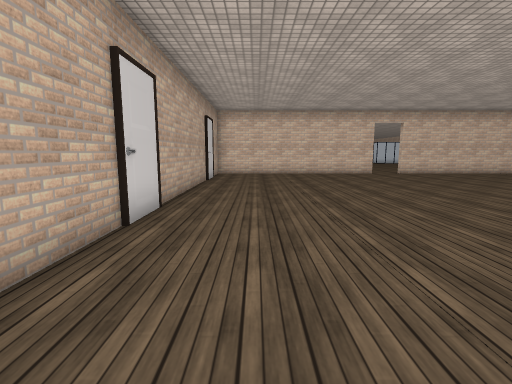
View 1 (above)

21 first-person views from a walk through a Unity game level. The camera is 1.2 m above the floor, tilts 8° down and sees 85° across. The floor is counted in squares, 1 m on a side. Each view is taken from the middle of a square. On the plan, view 1 faces up. The plan holds only what a view shows up to about 13 squares ahead; the rest is blank. The place goes on beyond the plan. The player character is not drawn. Door leaves are left out, so doorways stand open. Some surface patterns are stand-ins.

View 2
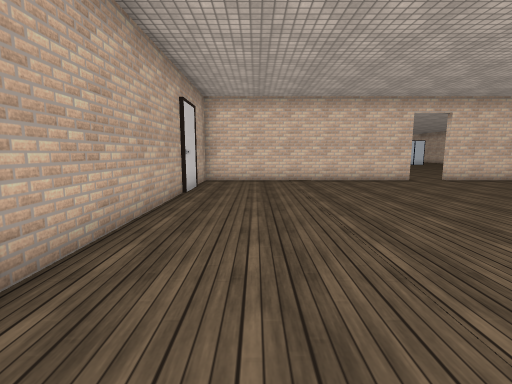

View 3
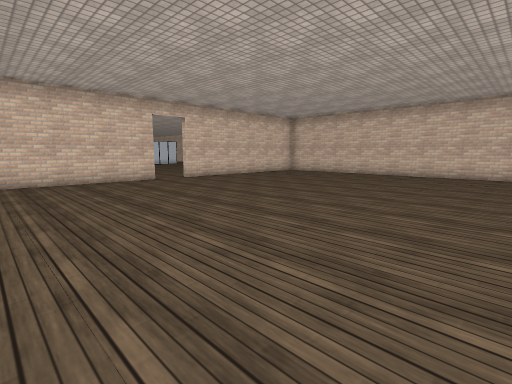

View 4
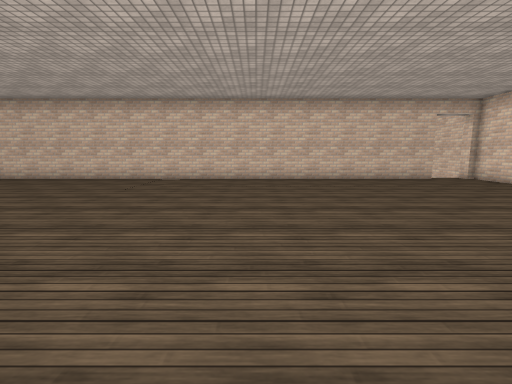

View 5
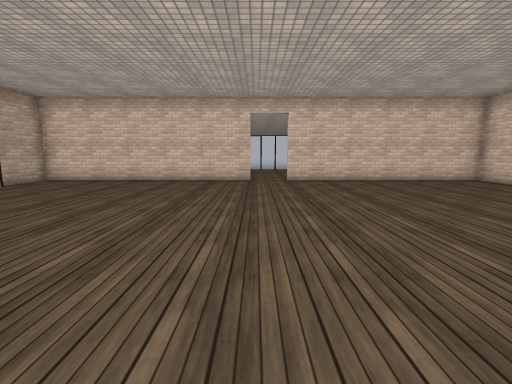

View 6
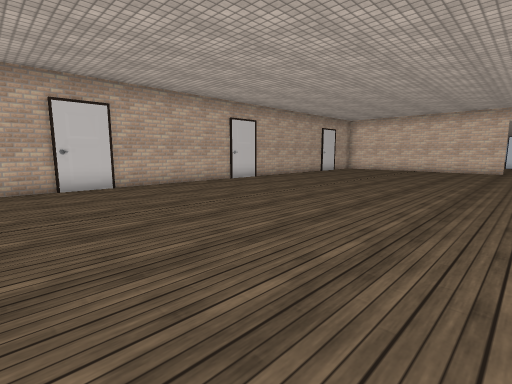

View 7
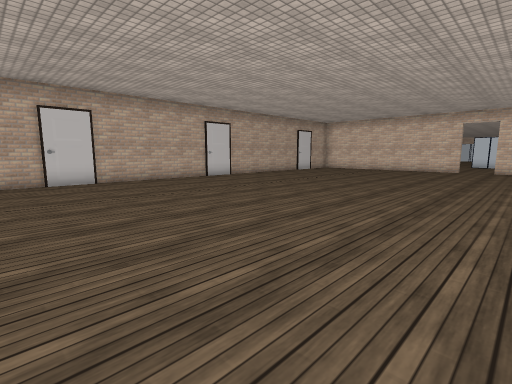

View 8
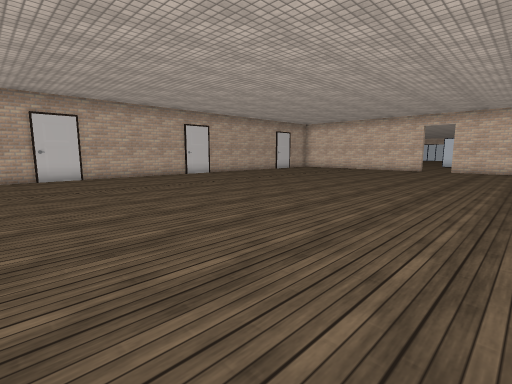

View 9
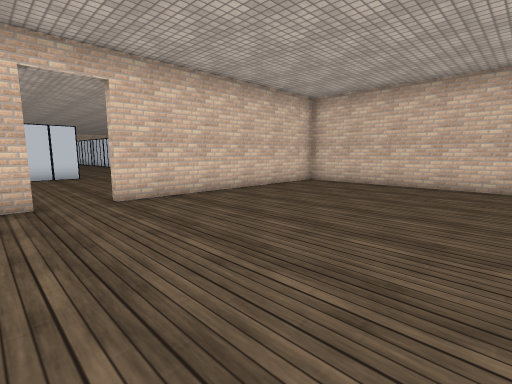

View 10
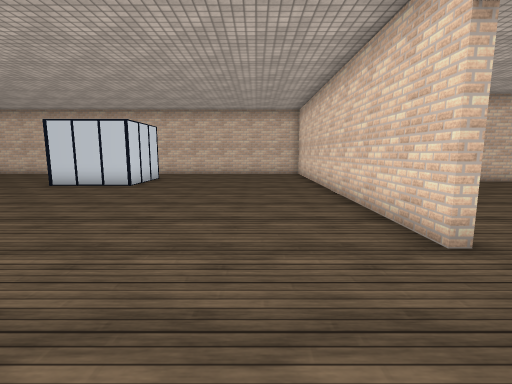

View 11
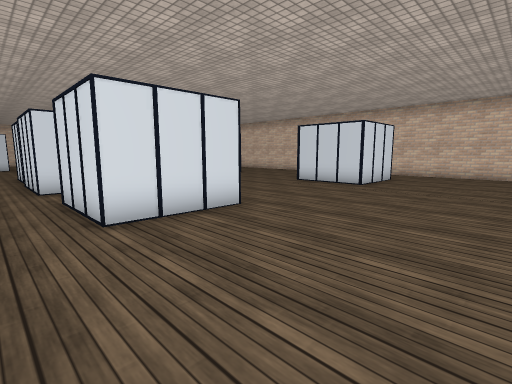

View 12
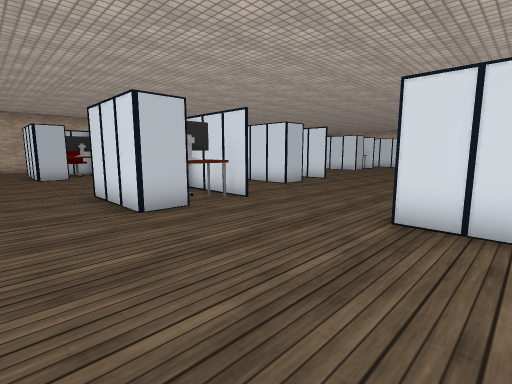

View 13
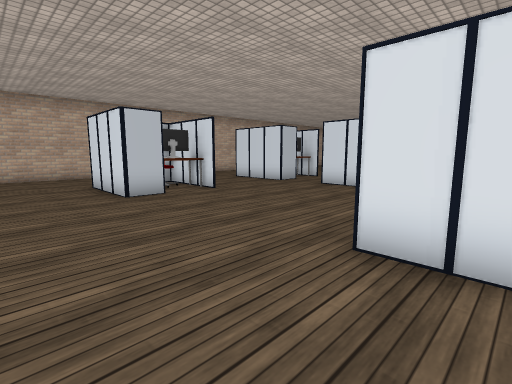

View 14
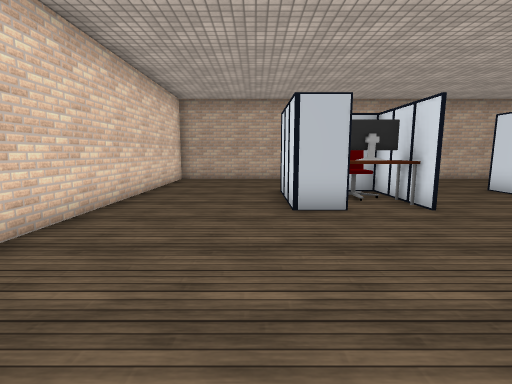

View 15
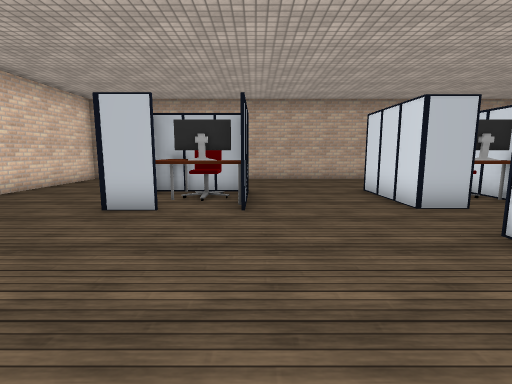

View 16
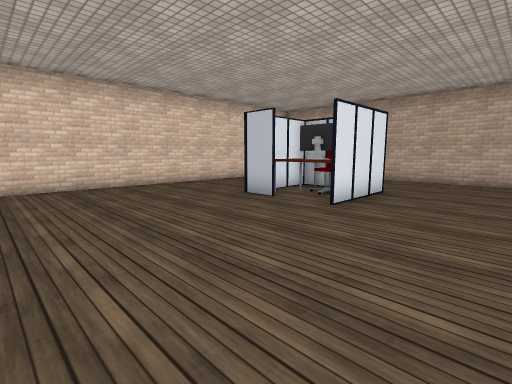

View 17
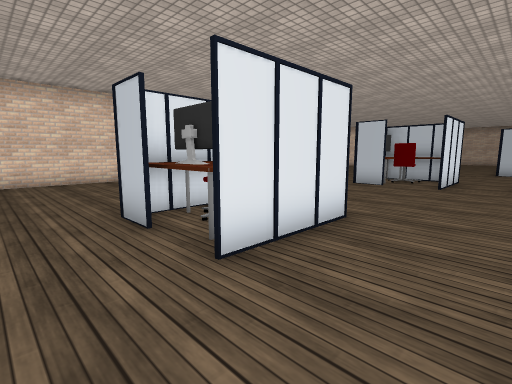

View 18
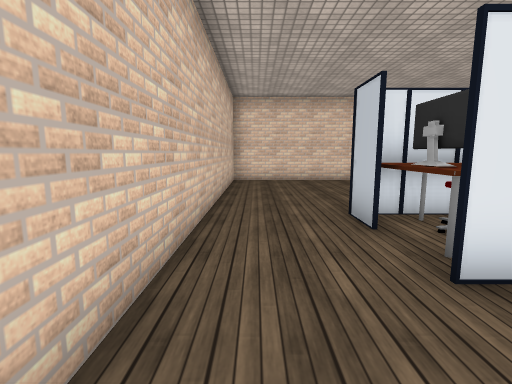

View 19
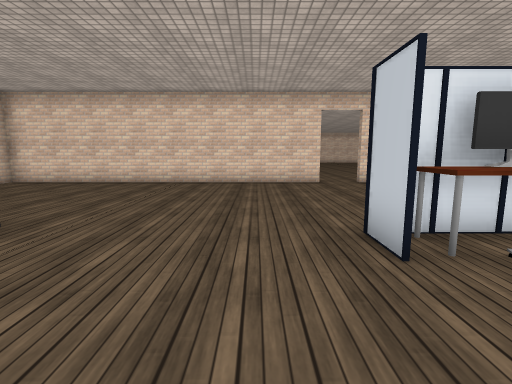

View 20
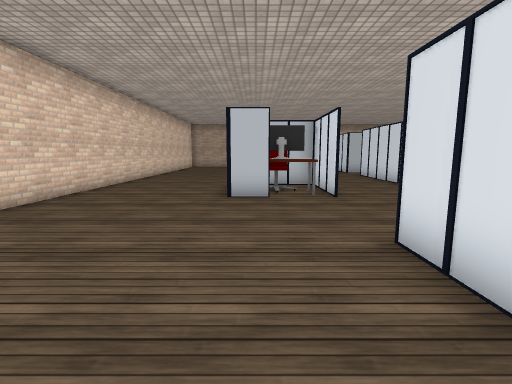

View 21
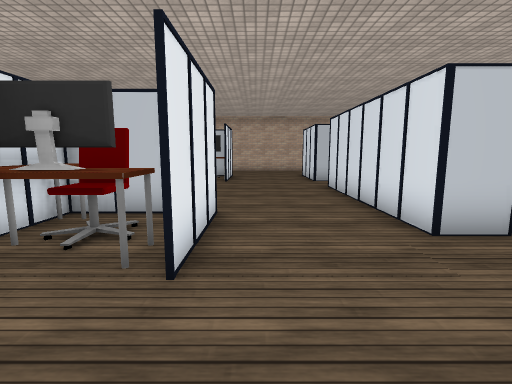

### Floor plan
Points are (right, up) in squares from view 1. A wall is a line through its corners. A room is listed if a view was taken in it or the views show most of it. See-through windows are left out.
Room 1 (views 1, 2, 3, 4, 5, 6, 7, 8, 9)
walls: (6.9, 16.3) (-2.2, 16.3) (-2.2, -3.6); (16.8, -4.1) (16.8, 16.3) (8.4, 16.3)
ways out: open door at (7, 16) to room 2; open door at (17, -4)
Room 2 (views 10, 11, 12, 13, 14, 15, 16, 17, 18, 19, 20, 21)
walls: (8.4, 16.6) (21, 16.6) (21, 28.1); (-13.8, 29.5) (-13.8, 16.6) (4.1, 16.6)
ways out: open door at (7, 16) to room 1
objects: other object (-10, 21); desk (-10, 22); other object (-10, 23) to (-9, 24); chair (-9, 22) to (-9, 23); desk (-8, 21) to (-7, 24); computer (-8, 22) to (-8, 23); computer (-8, 29); other object (-7, 29); other object (-5, 28) to (-5, 29); desk (0, 21) to (1, 22); other object (0, 23) to (1, 24); chair (1, 22) to (1, 23); computer (2, 22) to (2, 23); desk (2, 24); other object (6, 24); desk (6, 25); other object (6, 26) to (8, 27); computer (7, 24) to (8, 24); chair (7, 25) to (8, 25); desk (9, 24) to (9, 25); other object (15, 24) to (15, 25); desk (16, 24); other object (16, 25) to (17, 25); computer (17, 24) to (18, 25); desk (18, 24)

Positions as (right, up) in squares from view 1, and headings:
1: (0, 0), facing up
2: (0, 4), facing up
3: (1, 4), facing up-right
4: (4, 4), facing right
5: (7, 4), facing up
6: (8, -4), facing up-left
7: (10, -4), facing up-left
8: (12, -4), facing up-left
9: (6, 9), facing up-right
10: (5, 19), facing right
11: (5, 19), facing up-right
12: (8, 19), facing up-left
13: (1, 18), facing up-left
14: (-1, 20), facing left
15: (-1, 24), facing left
16: (-1, 27), facing down-left
17: (20, 29), facing down-left
18: (20, 29), facing down
19: (11, 28), facing down
20: (10, 22), facing left
21: (5, 25), facing left
